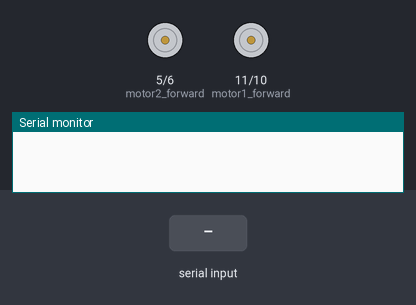
The sketch below on a simulated Arduino Uno, built with avr-gcc and run on an emulated ATmega328P. Parts: motor-driver pin pairs drawn as motors (green arrow = first pin HIGH = forward, orange = second pin HIGH = backward, longer = more drive), the last lines printed to the serial monitor. The test bench sets the inputs (shaded band).

Above: at 1.2 s.
1.3 s: "f90\n" received over Serial
At 2.7 s:
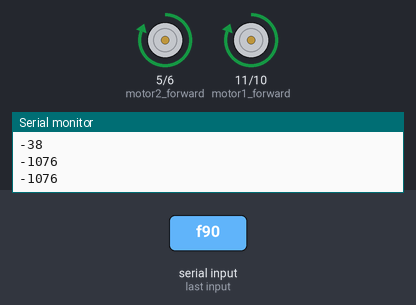
3.3 s: "b90\n" received over Serial
At 4.2 s:
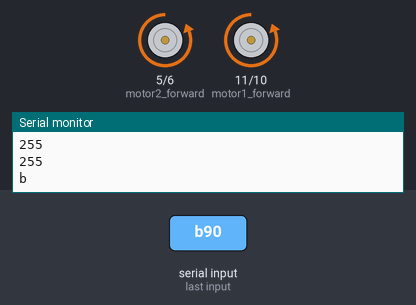
5.3 s: "r90\n" received over Serial
At 6.9 s:
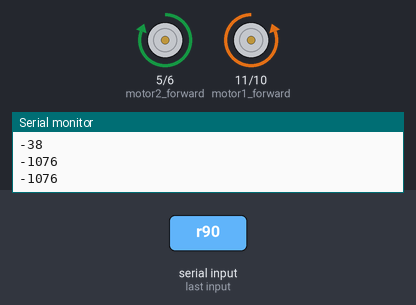
7.3 s: "l90\n" received over Serial
At 8.5 s:
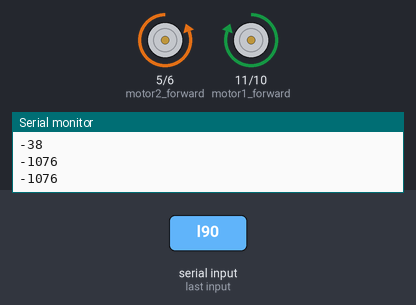
9.3 s: "f,45\n" received over Serial
At 11.0 s:
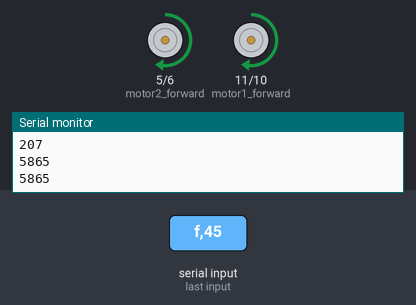
11.3 s: "b,45\n" received over Serial
At 12.7 s:
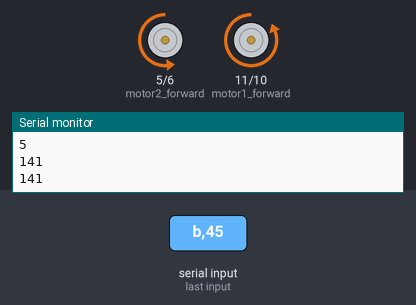
Timing chart, 0 to 14.3 s (numbered marks = the images above; inputs shaded):
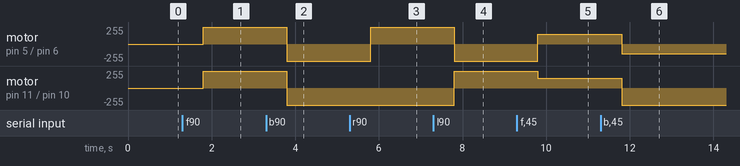

The sketch:

new_h_bridge_11_9_12.ino
```cpp
// the byte is used to receive the serial commands from the computer
byte command[10] = {0};

// motor control pins
// Arduino pin 11 == pin 10 on bridge
int motor1_forward = 11;
// Arduino pin 10 == pin 12 on bridge
int motor1_reverse = 10;
// Arduino pin 5 == pin 7 on bridge
int motor2_forward = 5;
// Arduino pin 6 == pin 5 on bridge
int motor2_reverse = 6;

// throttle is the speed of the motor which that the user sends serially
// throttle_motor1 is the right motor and throttle_motor2 is the left
int throttle_motor1;
int throttle_motor2;

// actual motor speed calculated using one of the throttle variables and a map command
// motor1_speed is the right motor and motor2_speed is the left
int motor1_speed = 0;
int motor2_speed = 0;


// setting pins as outputs to control motor
// begin serial communications to send commands to Arduino
void setup() {
  pinMode(motor1_forward, OUTPUT);
  pinMode(motor1_reverse, OUTPUT);
  pinMode(motor2_forward, OUTPUT);
  pinMode(motor2_reverse, OUTPUT);
  Serial.begin(9600);
}


void loop() {
  //following two lines allow the user to see what the Arduino is receiving
  if (Serial.available() > 0) {
    // input command
    // f, r, or s
    command[0] = Serial.read();
    delay(250);
    // 1 or 0
    command[1] = Serial.read();
    delay(250);

    // Serial comms use chars so the next two lines transform the char
    // into an integer, -48 is the offset in the ASCII table to make
    // the throttle value equal to the one provided by the user
    throttle_motor1 = int(command[1])-48;
    throttle_motor2 = int(command[1])-48;

    // allows the user to confirm both throttle values
    Serial.println(throttle_motor1);
    Serial.println(throttle_motor2);

    // map command re-scales 0-9 across interval 0-255 so that the motor speed
    // vaiables are useful for the analog write commands
    motor1_speed = map(throttle_motor1,0,9,0,255);
    motor2_speed = map(throttle_motor2,0,9,0,255);

    // printing the motor speed variables allows a second check for troubleshooting
    Serial.println(motor1_speed);
    Serial.println(motor2_speed);
  }

    // decision statement for how to drive each motor
    switch (command[0]) {

      case 'f':
        // forward
        Serial.println('f');
        analogWrite(motor1_reverse, 0);
        analogWrite(motor2_reverse, 0);
        analogWrite(motor1_forward, motor1_speed);
        analogWrite(motor2_forward, motor2_speed);
        break;

      case 'b':
        // backward
        Serial.println('b');
        analogWrite(motor1_forward, 0);
        analogWrite(motor2_forward, 0);
        analogWrite(motor1_reverse, motor1_speed);
        analogWrite(motor2_reverse, motor2_speed);
        break;

      case 'r':
        // turn right
        Serial.println('r');
        analogWrite(motor1_forward, 0);
        analogWrite(motor2_reverse, 0);
        analogWrite(motor1_reverse, motor1_speed);
        analogWrite(motor2_forward, motor2_speed);
        break;

      case 'l':
        // turn left
        Serial.println('l');
        analogWrite(motor1_reverse, 0);
        analogWrite(motor2_forward, 0);
        analogWrite(motor1_forward, motor1_speed);
        analogWrite(motor2_reverse, motor2_speed);
        break;

      case 's':
        // stop
        Serial.println('s');
        analogWrite(motor1_reverse, 0);
        analogWrite(motor2_reverse, 0);
        analogWrite(motor1_forward, 0);
        analogWrite(motor2_forward, 0);
        break;

      default:
        break;
    }

  command[0] = -1;

}
```

Measured:
- after the input at 1.3 s, motor on pin 5 (motor2_forward) / pin 6 (motor2_reverse), motor on pin 11 (motor1_forward) / pin 10 (motor1_reverse): stopped → forward 255/255 after 0.50 s
- after the input at 3.3 s, motor on pin 5 (motor2_forward) / pin 6 (motor2_reverse), motor on pin 11 (motor1_forward) / pin 10 (motor1_reverse): forward 255/255 → backward 255/255 after 0.50 s
- after the input at 5.3 s, motor on pin 5 (motor2_forward) / pin 6 (motor2_reverse): backward 255/255 → forward 255/255 after 0.50 s
- after the input at 7.3 s, motor on pin 5 (motor2_forward) / pin 6 (motor2_reverse): forward 255/255 → backward 255/255 after 0.50 s; motor on pin 11 (motor1_forward) / pin 10 (motor1_reverse): backward 255/255 → forward 255/255 after 0.50 s
- after the input at 9.3 s, motor on pin 5 (motor2_forward) / pin 6 (motor2_reverse): backward 255/255 → forward 143/255 after 0.50 s; motor on pin 11 (motor1_forward) / pin 10 (motor1_reverse): forward 255/255 → forward 143/255 after 0.50 s
- after the input at 11.3 s, motor on pin 5 (motor2_forward) / pin 6 (motor2_reverse): forward 143/255 → backward 143/255 after 0.50 s; motor on pin 11 (motor1_forward) / pin 10 (motor1_reverse): forward 143/255 → backward 255/255 after 0.50 s
